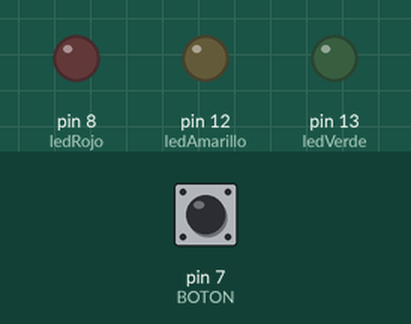
This sketch was run on a simulated Arduino Uno, built with avr-gcc and run on an emulated ATmega328P. On the bench: output pins drawn as LEDs (lit = HIGH). The inputs (shaded band) are chosen by the test bench; at power-on: pin 7 (BOTON) LOW. What the sketch prints to the serial monitor is not drawn.

Above: at 1.2 s.
1.3 s: pin 7 (BOTON) pulled HIGH for 0.15 s
At 2.7 s:
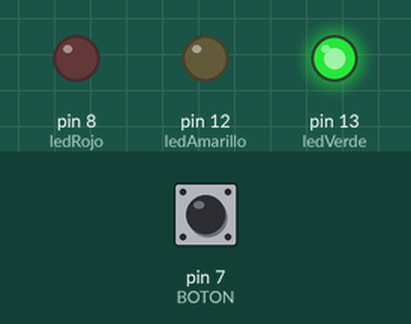
At 5.7 s:
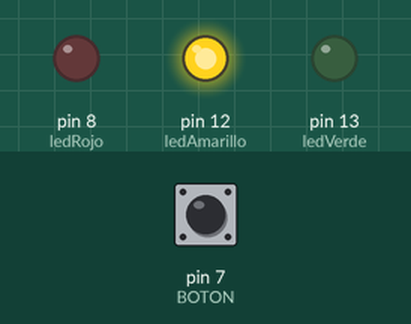
Timing chart, 0 to 13.4 s (numbered marks = the images above; inputs shaded):
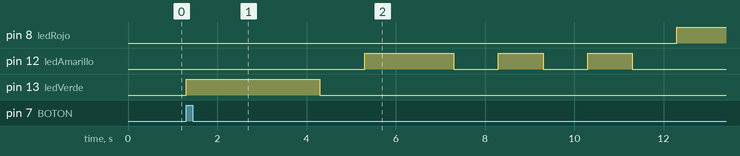

Measured:
- after the input at 1.3 s, pin 8 (ledRojo): LOW → HIGH after 11.0 s; pin 12 (ledAmarillo): LOW → HIGH after 4.0 s, then repeats every 2.0 s: LOW 1.0 s, HIGH 1.0 s; pin 13 (ledVerde): LOW → HIGH at once, → LOW 3.0 s later

The sketch:

Semaforo.ino
```cpp
const int ledVerde = 13;
const int ledAmarillo = 12;
const int ledRojo = 8;
String entrada;
const int BOTON = 7;
int valor;
int val;


void setup() {
  // put your setup code here, to run once:
  pinMode(ledVerde, OUTPUT);
  pinMode(ledAmarillo, OUTPUT);
  pinMode(ledRojo, OUTPUT);
  pinMode(BOTON, INPUT);
  Serial.begin(9600);
}

void loop() {
  // put your main code here, to run repeatedly:
  valor = digitalRead(BOTON);
  if(Serial.available()){
    entrada = Serial.readString();
  }

  if(entrada=="START" || valor==HIGH){
    val=1;
  }
  if(val==1){
    Serial.println();
      digitalWrite(ledVerde, HIGH);
      Serial.write(1);
      delay(3000);
      digitalWrite(ledVerde, LOW);
      Serial.write(0);
      delay(1000);

      digitalWrite(ledAmarillo, HIGH);
      Serial.write(2);
      delay(2000);
      digitalWrite(ledAmarillo, LOW);
      Serial.write(0);
      delay(1000);
      digitalWrite(ledAmarillo, HIGH);
      Serial.write(2);
      delay(1000);
      digitalWrite(ledAmarillo, LOW);
      Serial.write(0);
      delay(1000);
       digitalWrite(ledAmarillo, HIGH);
       Serial.write(2);
      delay(1000);
      digitalWrite(ledAmarillo, LOW);
      Serial.write(0);
      delay(1000);

      digitalWrite(ledRojo, HIGH);
      Serial.write(3);
      delay(10000);
      digitalWrite(ledRojo, LOW);
      Serial.write(0);
      delay(1000);

      if(entrada=="APAGAR"){
        Serial.write(0);
          digitalWrite(ledVerde, LOW);
          digitalWrite(ledAmarillo, LOW);
          digitalWrite(ledRojo, LOW);
      }
    }


}
```
